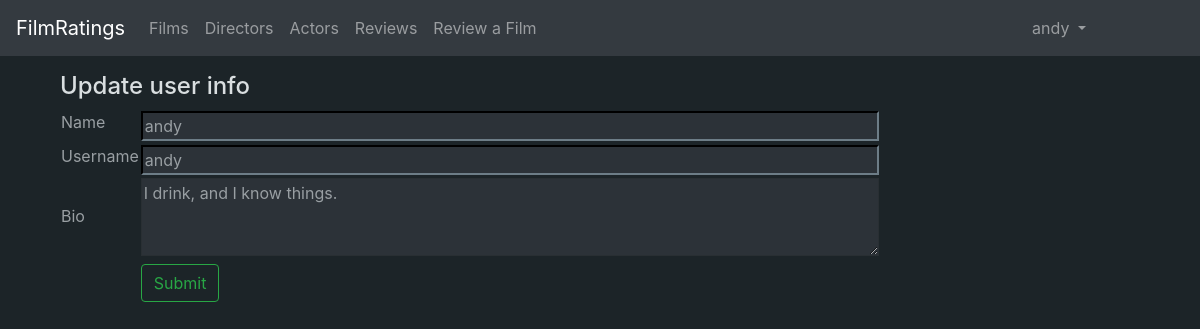
Page /user/4/edit (signed in) on the committed database.
### application/auth/models.py (models this page shows, shortened)
class User(Base):
    __tablename__ = "account"
    name= db.Column(db.String(144), nullable=False)
    username = db.Column(db.String(144), nullable=False)
    password = db.Column(db.String(144), nullable=False)
    urole = db.Column(db.String(80), nullable = False)
    bio = db.Column(db.String(1200), nullable = True)
    ratings = db.relationship("Rating", cascade="all, delete-orphan")
    def role(self):
        return self.urole

### application/user/views.py (the view)
@app.route("/user/<user_id>/edit", methods=["GET"])
@login_required(role="DEFAULT")
def user_settings(user_id):
    user = User.query.get(user_id)
    if (user.id != current_user.id):
        return login_manager.unauthorized()
    formtorender = EditUserForm()
    formtorender.name.data = user.name
    formtorender.username.data = user.username
    formtorender.bio.data = user.bio
    return render_template("user/update.html", form=formtorender, user_id = user_id)

### application/user/forms.py
class EditUserForm(FlaskForm):
    name = StringField("Name", [validators.length(min=3, max=144)])
    username = StringField("Username", [validators.length(min=3, max=144)])
    bio = TextAreaField("Bio", [validators.optional(), validators.length(max=1200)])
    class Meta:
        csrf = False

### application/__init__.py (called while the page is built)
def login_required(role="ANY"):
    def wrapper(fn):
        @wraps(fn)
        def decorated_view(*args, **kwargs):
            if not current_user:
                return login_manager.unauthorized()
            if not current_user.is_authenticated:
                return login_manager.unauthorized()
            unauthorized = False
            if role != "ANY":
                unauthorized = True
            if current_user.role() == role:
                unauthorized = False
            if unauthorized:
                return login_manager.unauthorized()
            return fn(*args, **kwargs)
        return decorated_view
    return wrapper

@login_manager.user_loader
def load_user(user_id):
    return User.query.get(user_id)

### application/templates/user/update.html (shortened to what this page needs)
{% extends "layout.html" %}
{% block body %}
<form method="POST" action="{{url_for('update_user', user_id = user_id)}}">
    <div class="container">
        <div class="row">
            <div class="col-lg">
                <h4>Update user info</h4>
            </div>
        </div>
        <div class="row">
            <div class="col-lg">
                <table>
                    <tr>
                        <td>
                            {{ form.name.label(style="color:#999fa3")}}
                        </td>
                        <td>
                            {{ form.name(style="width:100%;background-color:#2c3238;color:#999fa3;border-color:#292F33")}}
                        </td>
                        <td>
                        </td>
                    </tr>
                    <tr>
                        <td>
                            {{ form.username.label(style="color:#999fa3")}}
                        </td>
                        <td>
                            {{form.username(style="width:100%;background-color:#2c3238;color:#999fa3;border-color:#292F33")}}
                        </td>
                        <td>
                        </td>
                    </tr>
                    <tr>
                        <td>
                            {{ form.bio.label(style="color:#999fa3")}}
                        </td>
                        <td>
                            {{form.bio(cols=70, rows=3, style="width:100%;background-color:#2c3238;color:#999fa3;border-color:#292F33")}}
                        </td>
                        <td>
                        </td>
                    </tr>
                    <tr><td></td>
                        <td colspan="2">
                            <Button type="submit" class="btn btn-outline-success">Submit</Button>
                        </td>
                    </tr>
                </table>
            </div>
        </div>
    </div>
</form>
{% endblock %}

### application/templates/layout.html (shortened to what this page needs)
<!DOCTYPE html>
<html>
  <head>
    <link rel="stylesheet" href="https://maxcdn.bootstrapcdn.com/bootstrap/4.0.0/css/bootstrap.min.css"
>
  </head>
  <body style="background-color:rgb(28, 36, 40); color:#d9dee0">
    <nav class="navbar navbar-expand-md navbar-dark bg-dark fixed-top mb-4">
      <a href="/" class="navbar-brand" href="#">FilmRatings</a>
      <div class="collapse navbar-collapse" id="navbarCollapse">
        <ul class="navbar-nav mr-auto">
          <li class="nav-item">
            <a class="nav-link" href="{{ url_for('films_index') }}">Films</a>
          </li>
          <li class="nav-item">
            <a class="nav-link" href="{{url_for('directors_index') }}">Directors</a>
          </li>
          <li class="nav-item">
            <a class="nav-link" href="{{url_for('actors_index') }}">Actors</a>
          </li>
            <li class="nav-item">
              <a class="nav-link" href="{{url_for('reviews_index') }}">Reviews</a>
            </li>
          {% if current_user.urole == "DEFAULT" %}
            <li class="nav-item">
              <a class="nav-link" href="{{url_for('ratings_form') }}">Review a Film</a>
            </li>
          {% endif %}
        </ul>
        <div class ="form-inline ">
            <ul class="navbar-nav mr-auto">
            {% if current_user.is_authenticated %}
            <li class="nav-item dropdown">
                <a class="nav-link dropdown-toggle" href="#" id="navbarDropdown" role="button" data-toggle="dropdown" aria-haspopup="true" aria-expanded="false">
                  {{current_user.name}}
                </a>
            </li>
            </ul>
            <div class="col-sm"></div>
            <div class="col-sm"></div>
            <div class="col-sm"></div>
            {% endif %}
        </div>
      </div>
    </nav>
    <br/><br/><br/>
    <main role="main" class="container">
      {% block body %}{% endblock %}
    </main>
  </body>
</html>

### rows in the picture
User: name "andy", username "andy", bio "I drink, and I know things."
